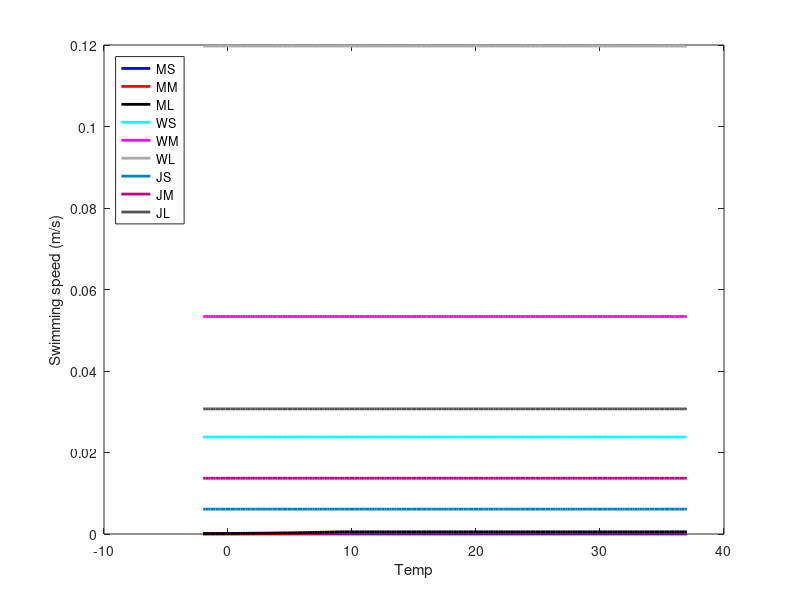
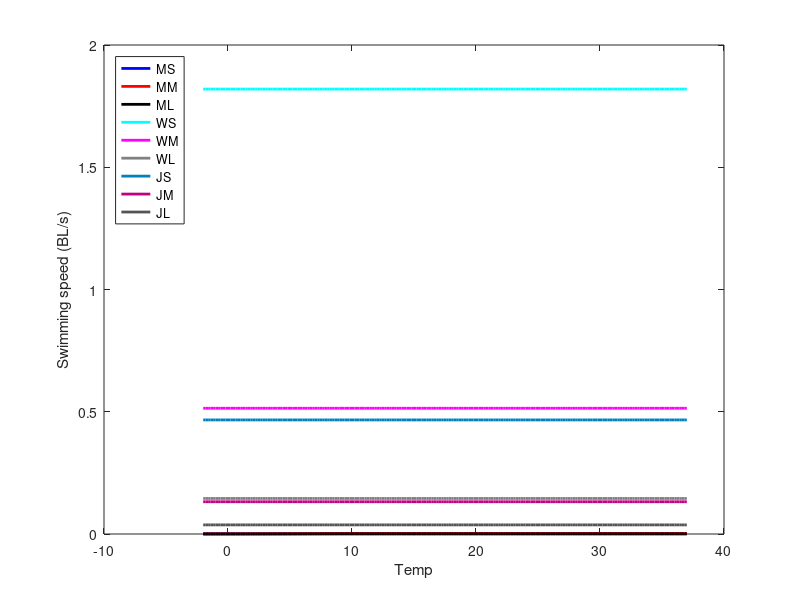
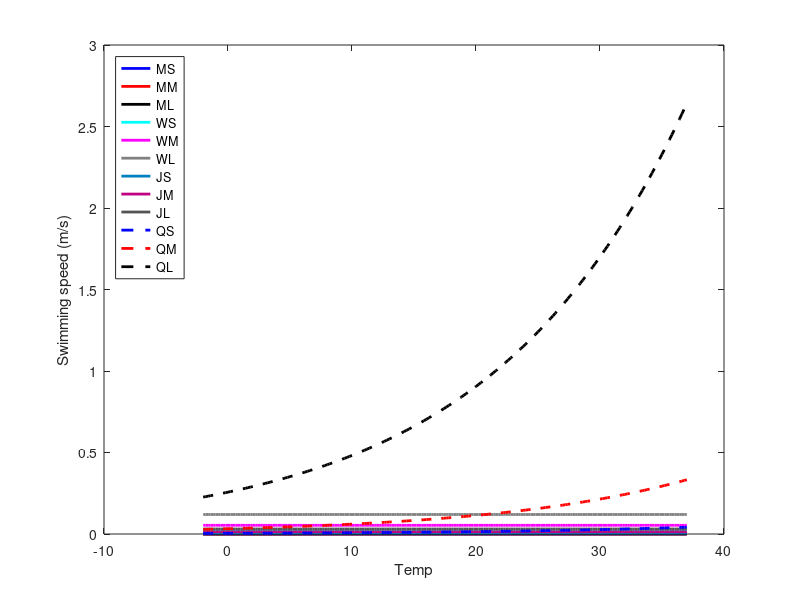
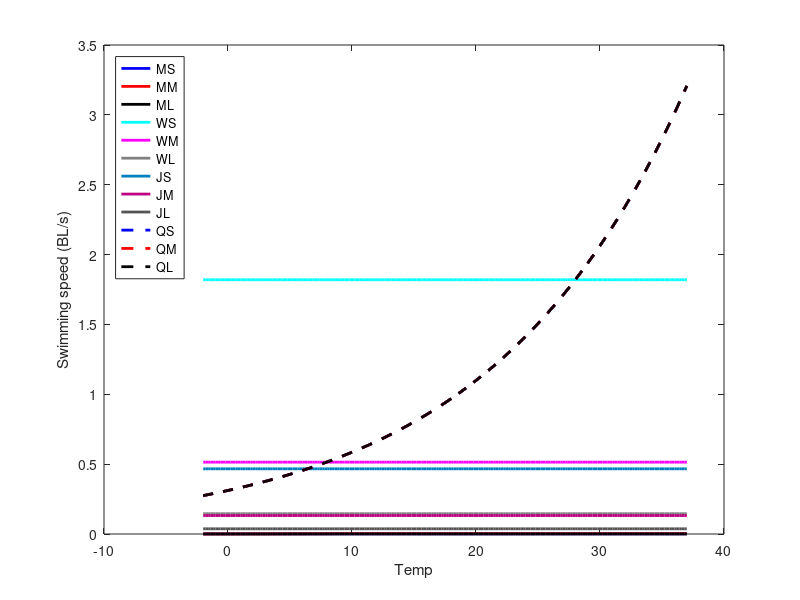

These figures' MATLAB source, in order:
% Swimming speed
% Max recorded speeds are 56-110 km/h
% km/h -> m/s: *1e3 / 3600; -> 15.6-30.6 m/s

clear
close all

%%
%!Individual Mass (g) = geometric mean
M_s = 10^((log10(0.001)+log10(0.5))/2);  %0.0224
M_m = 10^((log10(0.5)+log10(250))/2);    %11.1803
M_l = 10^((log10(250)+log10(125000))/2); %5.5902e3

%! Body lengths (mm)
% Convert from mm to cm and use their const coeff = 0.01g/cm3
L_s = 10.0 * (M_s/0.01)^(1/3); % small   4.6-36.8 mm, 13.1 mm
L_m = 10.0 * (M_m/0.01)^(1/3); % medium 36.8-292 mm, 10.4 cm
L_l = 10.0 * (M_l/0.01)^(1/3); % large  0.292-2.32 m, 0.82 m

%% Watson et al. 2015
%u = kappa .* a .*s.^b; % s is mass in g
%a = 864;   % 864 m/d/g^0.13
%b = 0.13;
%kappa = 0.25-1.0 from temp-dep?
%m/d -> m/s
Uj_s = (864 *M_s.^0.13) /(60*60*24); % 864  /(60*60*24) = 0.01m/s (1 cm/s)
Uj_m = (864 *M_m.^0.13) /(60*60*24);
Uj_l = (864 *M_l.^0.13) /(60*60*24);

%% James' current 
%cm/s -> m/s
Uw_s = (3.9 *M_s.^0.13) * 1e-2; %/100*60*60*24;
Uw_m = (3.9 *M_m.^0.13) * 1e-2; %/100*60*60*24;
Uw_l = (3.9 *M_l.^0.13) * 1e-2; %/100*60*60*24;

%% Megrey et al with temp-dep (m/d) -> m/s
T = -2:0.2:37;
T1= -2:0.2:8.9;
T2= 9:0.2:37;
Ut_s = (1.0*M_s.^0.0 * exp(0.0*T)) /(60*60*24);
Ut_m1 = (3.9*M_m.^0.13 * exp(0.149*T1)) /(60*60*24);
Ut_m2 = (15.0*M_m.^0.13 * exp(0.0*T2)) /(60*60*24);
Ut_l1 = (3.9*M_l.^0.13 * exp(0.149*T1)) /(60*60*24);
Ut_l2 = (15.0*M_l.^0.13 * exp(0.0*T2)) /(60*60*24);
Ut_m=[Ut_m1 Ut_m2];
Ut_l=[Ut_l1 Ut_l2];

%% Q10 & BL (m/s)
%Tref = 34.5490; %gives 0.1 BL/s at -2C, but never above 1.3BL/s
%Tref = 22.5617; %gives 3 BL/s at 40C, but <1 BL/s below 22.5
Tref=18.5; %median temp over historical period
Ub_s = L_s * exp(0.063*(T-Tref)) *1e-3;
Ub_m = L_m * exp(0.063*(T-Tref)) *1e-3;
Ub_l = L_l * exp(0.063*(T-Tref)) *1e-3;

%% speed based on mass in m/s
figure(1)
plot(T,Ut_s,'b','LineWidth',2); hold on;
plot(T,Ut_m,'r','LineWidth',2); hold on;
plot(T,Ut_l,'k','LineWidth',2); hold on;
plot(T,Uw_s*ones(length(T),1),'c','LineWidth',2); hold on;
plot(T,Uw_m*ones(length(T),1),'m','LineWidth',2); hold on;
plot(T,Uw_l*ones(length(T),1),'color',[0.66 0.66 0.66],'LineWidth',2); hold on;
plot(T,Uj_s*ones(length(T),1),'color',[0 0.5 0.75],'LineWidth',2); hold on;
plot(T,Uj_m*ones(length(T),1),'color',[0.75 0 0.5],'LineWidth',2); hold on;
plot(T,Uj_l*ones(length(T),1),'color',[0.33 0.33 0.33],'LineWidth',2); hold on;
legend('MS','MM','ML','WS','WM','WL','JS','JM','JL')
legend('location','northwest')
xlabel('Temp')
ylabel('Swimming speed (m/s)')

%% speed based on mass in BL/s
figure(2)
plot(T,Ut_s/(1e-3*L_s),'b','LineWidth',2); hold on;
plot(T,Ut_m/(1e-3*L_m),'r','LineWidth',2); hold on;
plot(T,Ut_l/(1e-3*L_l),'k','LineWidth',2); hold on;
plot(T,Uw_s*ones(length(T),1)/(1e-3*L_s),'c','LineWidth',2); hold on;
plot(T,Uw_m*ones(length(T),1)/(1e-3*L_m),'m','LineWidth',2); hold on;
plot(T,Uw_l*ones(length(T),1)/(1e-3*L_l),'color',[0.5 0.5 0.5],'LineWidth',2); hold on;
plot(T,Uj_s*ones(length(T),1)/(1e-3*L_s),'color',[0 0.5 0.75],'LineWidth',2); hold on;
plot(T,Uj_m*ones(length(T),1)/(1e-3*L_m),'color',[0.75 0 0.5],'LineWidth',2); hold on;
plot(T,Uj_l*ones(length(T),1)/(1e-3*L_l),'color',[0.33 0.33 0.33],'LineWidth',2); hold on;
legend('MS','MM','ML','WS','WM','WL','JS','JM','JL')
legend('location','northwest')
xlabel('Temp')
ylabel('Swimming speed (BL/s)')

%% speed based on mass & BL-Q10 in m/s
figure(3)
plot(T,Ut_s,'b','LineWidth',2); hold on;
plot(T,Ut_m,'r','LineWidth',2); hold on;
plot(T,Ut_l,'k','LineWidth',2); hold on;
plot(T,Uw_s*ones(length(T),1),'c','LineWidth',2); hold on;
plot(T,Uw_m*ones(length(T),1),'m','LineWidth',2); hold on;
plot(T,Uw_l*ones(length(T),1),'color',[0.5 0.5 0.5],'LineWidth',2); hold on;
plot(T,Uj_s*ones(length(T),1),'color',[0 0.5 0.75],'LineWidth',2); hold on;
plot(T,Uj_m*ones(length(T),1),'color',[0.75 0 0.5],'LineWidth',2); hold on;
plot(T,Uj_l*ones(length(T),1),'color',[0.33 0.33 0.33],'LineWidth',2); hold on;
plot(T,Ub_s,'--b','LineWidth',2); hold on;
plot(T,Ub_m,'--r','LineWidth',2); hold on;
plot(T,Ub_l,'--k','LineWidth',2); hold on;
legend('MS','MM','ML','WS','WM','WL','JS','JM','JL','QS','QM','QL')
legend('location','northwest')
xlabel('Temp')
ylabel('Swimming speed (m/s)')
%ylim([0 100])

%% speed based on mass & BL-Q10 in BL/s
figure(4)
plot(T,Ut_s/(1e-3*L_s),'b','LineWidth',2); hold on;
plot(T,Ut_m/(1e-3*L_m),'r','LineWidth',2); hold on;
plot(T,Ut_l/(1e-3*L_l),'k','LineWidth',2); hold on;
plot(T,Uw_s*ones(length(T),1)/(1e-3*L_s),'c','LineWidth',2); hold on;
plot(T,Uw_m*ones(length(T),1)/(1e-3*L_m),'m','LineWidth',2); hold on;
plot(T,Uw_l*ones(length(T),1)/(1e-3*L_l),'color',[0.5 0.5 0.5],'LineWidth',2); hold on;
plot(T,Uj_s*ones(length(T),1)/(1e-3*L_s),'color',[0 0.5 0.75],'LineWidth',2); hold on;
plot(T,Uj_m*ones(length(T),1)/(1e-3*L_m),'color',[0.75 0 0.5],'LineWidth',2); hold on;
plot(T,Uj_l*ones(length(T),1)/(1e-3*L_l),'color',[0.33 0.33 0.33],'LineWidth',2); hold on;
plot(T,Ub_s/(1e-3*L_s),'--b','LineWidth',2); hold on;
plot(T,Ub_m/(1e-3*L_m),'--r','LineWidth',2); hold on;
plot(T,Ub_l/(1e-3*L_l),'--k','LineWidth',2); hold on;
legend('MS','MM','ML','WS','WM','WL','JS','JM','JL','QS','QM','QL')
legend('location','northwest')
xlabel('Temp')
ylabel('Swimming speed (BL/s)')

% Natural mortality per yr (Andersen & Beyer 2013)
%expoential coefficient
%Includes predation, excludes fishing
%mu = 0.35 * 4.5 * PI_s.^(-0.25);
